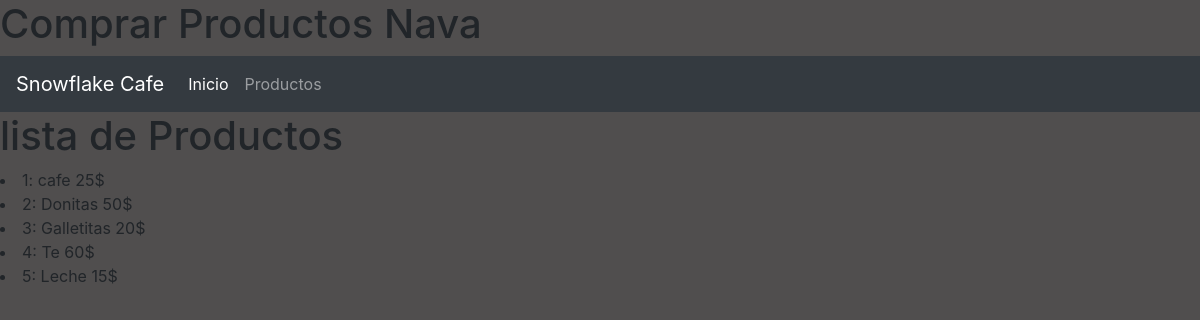
The page / on the database its author committed.
### Productos_app/models.py (models this page shows, shortened)
class Productos(models.Model):
    id=models.CharField(primary_key=True,max_length=6)
    nombre=models.CharField(max_length=50)
    precio=models.IntegerField()
    class Meta:
        verbose_name=("Producto")
        verbose_name_plural=("Productos")

### Productos_app/views.py (the view)
# urls.py: path("",views.listaproductos,name="listaproductos")
def listaproductos(request):
    Productos1=Productos.objects.all()
    return render(request,'productos.html',{'misproductos':Productos1})

### Productos_app/templates/productos.html (shortened to what this page needs)
{% extends "Base.html" %}
{% load static %}
{% block cuerpo %}
        <h1>Comprar Productos Nava</h1>
{% endblock %}

### Productos_app/templates/base.html (shortened to what this page needs)
<!DOCTYPE html>
{% load static %}
<html>
    <head>
        <link rel="stylesheet" href="https://cdn.jsdelivr.net/npm/bootstrap@4.3.1/dist/css/bootstrap.min.css">
        <link rel="stylesheet" href="{% static 'base.css' %}">
    </head>
    <body>
        {% block cuerpo %}{% endblock %}
    <nav class="navbar navbar-expand-lg navbar-dark bg-dark">
        <a class="navbar-brand" href="#">Snowflake Cafe</a>
        <div class="collapse navbar-collapse" id="navbarNav">
            <ul class="navbar-nav">
                <li class="nav-item active">
                    <a class="nav-link" href="#">Inicio <span class="sr-only">(current)</span></a>
                </li>
                <li class="nav-item">
                    <a class="nav-link" href="#">Productos</a>
                </li>
            </ul>
        </div>
        </nav>
        <h1> lista de Productos </h1>
        {% for a in misproductos %}
        <li> {{a.id}}{{": "}} {{a.nombre}} {{a.precio}}{{"$"}} </li>
        {% endfor %}
    </body>
</html>

### Productos_app/static/base.css (style rules this page uses)
body { background-color: #504e4e; }

### rows shown on the page
Productos: id "1", value ":", nombre "cafe", precio "25", value "$"
Productos: id "2", value ":", nombre "Donitas", precio "50", value "$"
Productos: id "3", value ":", nombre "Galletitas", precio "20", value "$"
Productos: id "4", value ":", nombre "Te", precio "60", value "$"
Productos: id "5", value ":", nombre "Leche", precio "15", value "$"
